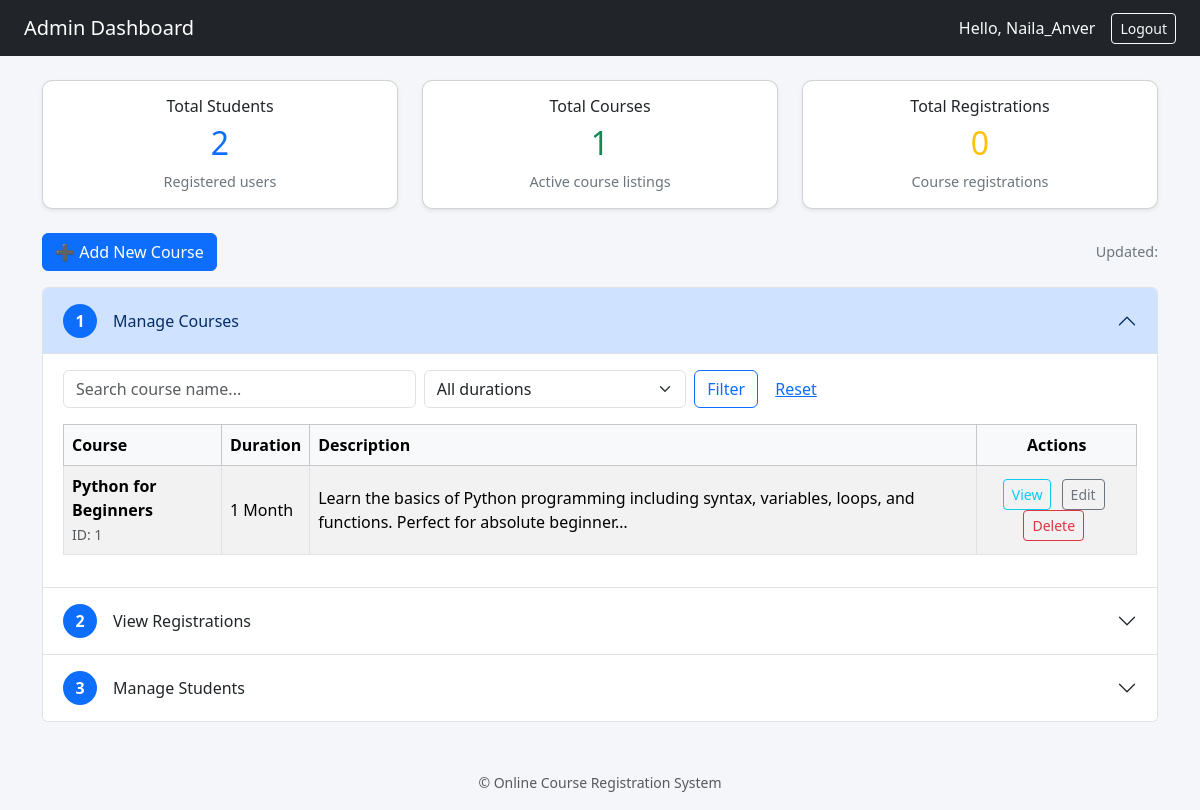
The page /admin_dashboard/ (signed in) on the database as committed earlier.
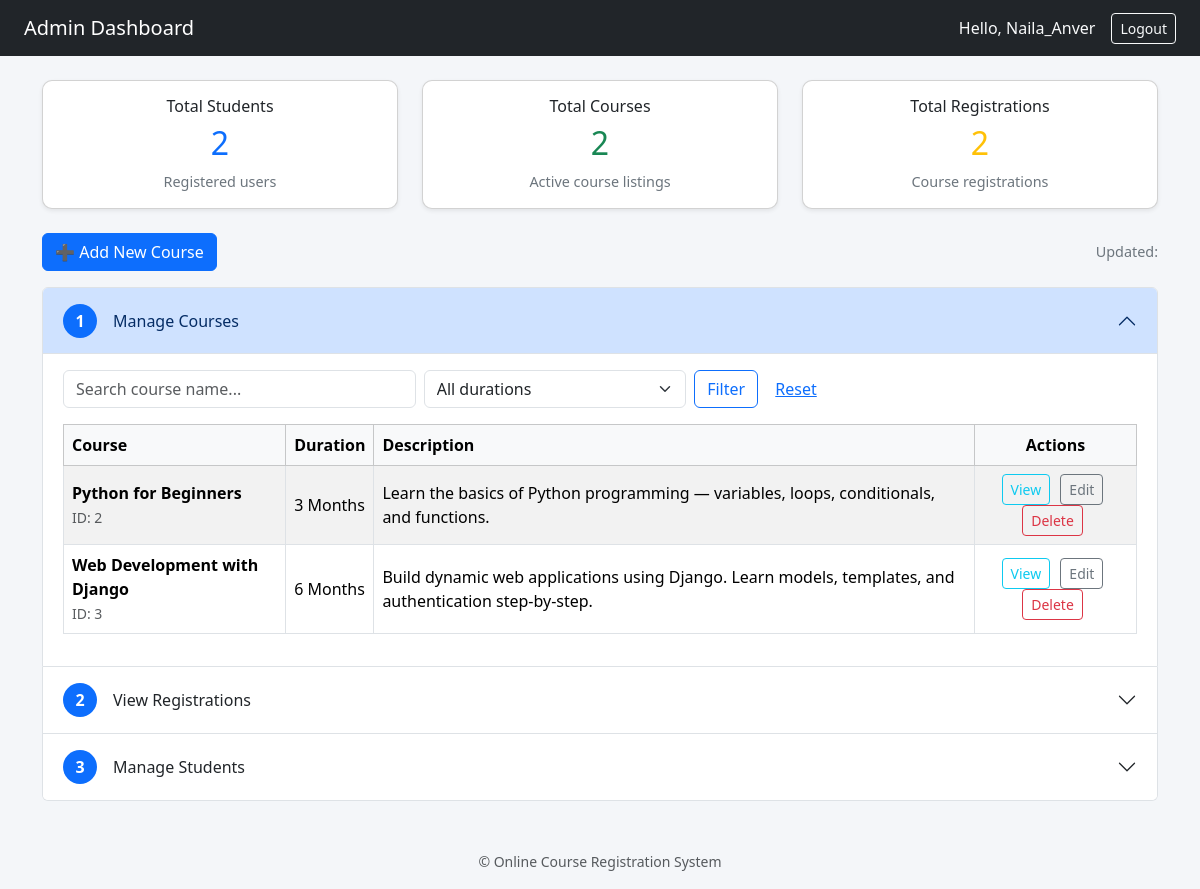
The same page on the database as committed later.
### course_app/models.py (models this page shows, shortened)
class Course(models.Model):
    DURATION_CHOICE = [
        ('1 Month', '1 Month'),
        ('3 Months', '3 Months'),
        ('6 Months', '6 Months'),
    ]
    course_name = models.CharField(max_length=100)
    duration = models.CharField(max_length=20,choices=DURATION_CHOICE)
    description = models.TextField()
    course_image = models.ImageField(upload_to='course_images/', blank=True, null=True)

### course_app/views.py (the view)
# urls.py: path('admin_dashboard/', views.admin_dashboard, name='admin_dashboard'),
@login_required
def admin_dashboard(request):
    if not request.user.is_superuser:
        return redirect('student_dashboard')
    q = request.GET.get('q', '')
    duration = request.GET.get('duration', '')
    courses = Course.objects.all()
    if q:
        courses = courses.filter(course_name__icontains=q)
    if duration:
        courses = courses.filter(duration__iexact=duration)
    registrations = Registration.objects.select_related('course').all()
    students = User.objects.filter(is_superuser=False).order_by('-date_joined')
    context = {
        'courses': courses,
        'registrations': registrations,
        'students': students,
        'total_courses': courses.count(),
        'total_students': students.count(),
        'total_registrations': registrations.count(),
    }
    return render(request, 'admin_dashboard.html', context)

### course_app/templates/admin_dashboard.html (shortened to what this page needs)
{% load static %}
<!DOCTYPE html>
<html lang="en">
<head>
  <link href="https://cdn.jsdelivr.net/npm/bootstrap@5.3.3/dist/css/bootstrap.min.css" rel="stylesheet" />
</head>
<body>
<nav class="navbar navbar-expand-lg navbar-dark bg-dark">
  <div class="container-fluid px-4">
    <a class="navbar-brand" href="#">Admin Dashboard</a>
    <div class="d-flex align-items-center">
      <span class="text-light me-3">Hello, {{ user.username|title }}</span>
      <a href="{% url 'logout' %}" class="btn btn-outline-light btn-sm">Logout</a>
    </div>
  </div>
</nav>
<div class="container mt-4">
  <div class="row g-4 mb-4">
    <div class="col-md-4">
      <div class="card shadow-sm p-3 text-center">
        <h6>Total Students</h6>
        <h2 class="text-primary">{{ total_students }}</h2>
        <div class="small-muted">Registered users</div>
      </div>
    </div>
    <div class="col-md-4">
      <div class="card shadow-sm p-3 text-center">
        <h6>Total Courses</h6>
        <h2 class="text-success">{{ total_courses }}</h2>
        <div class="small-muted">Active course listings</div>
      </div>
    </div>
    <div class="col-md-4">
      <div class="card shadow-sm p-3 text-center">
        <h6>Total Registrations</h6>
        <h2 class="text-warning">{{ total_registrations }}</h2>
        <div class="small-muted">Course registrations</div>
      </div>
    </div>
  </div>
  <div class="d-flex justify-content-between align-items-center mb-3">
    <div>
<a href="{% url 'add_course' %}" class="btn btn-primary">➕ Add New Course</a>
    </div>
    <div class="text-end small-muted">Updated: {{ now|date:"M d, Y H:i" }}</div>
  </div>
  <div class="accordion" id="adminSteps">
    <div class="accordion-item">
      <h2 class="accordion-header" id="headingCourses">
        <button class="accordion-button" type="button" data-bs-toggle="collapse" data-bs-target="#collapseCourses" aria-expanded="true" aria-controls="collapseCourses">
          <span class="step-badge me-3">1</span> Manage Courses
        </button>
      </h2>
      <div id="collapseCourses" class="accordion-collapse collapse show" aria-labelledby="headingCourses" data-bs-parent="#adminSteps">
        <div class="accordion-body">
          <form method="get" class="row g-2 mb-3" action="{% url 'admin_dashboard' %}">
            <div class="col-md-4">
              <input type="text" name="q" class="form-control" placeholder="Search course name..." value="{{ request.GET.q }}">
            </div>
            <div class="col-md-3">
              <select name="duration" class="form-select">
                <option value="">All durations</option>
              </select>
            </div>
            <div class="col-md-3">
              <button class="btn btn-outline-primary" type="submit">Filter</button>
              <a href="{% url 'admin_dashboard' %}" class="btn btn-link">Reset</a>
            </div>
          </form>
          <div class="table-responsive">
            <table class="table table-striped table-bordered align-middle">
              <thead class="table-light">
                <tr>
                  <th>Course</th>
                  <th>Duration</th>
                  <th>Description</th>
                  <th class="text-center">Actions</th>
                </tr>
              </thead>
              <tbody>
                {% for course in courses %}
                <tr>
                  <td>
                    <strong>{{ course.course_name }}</strong><br/>
                    <small class="text-muted">ID: {{ course.id }}</small>
                  </td>
                  <td>{{ course.duration }}</td>
                  <td>{{ course.description|truncatechars:120 }}</td>
                  <td class="text-center action-btns">
                    <a href="{% url 'course_detail' course.id %}" class="btn btn-sm btn-outline-info">View</a>
                    <button class="btn btn-sm btn-outline-secondary" data-bs-toggle="modal" data-bs-target="#editCourseModal{{ course.id }}">Edit</button>
                    <button class="btn btn-sm btn-outline-danger" data-bs-toggle="modal" data-bs-target="#deleteCourseModal{{ course.id }}">Delete</button>
                  </td>
                </tr>
                {% empty %}
                <tr>
                  <td colspan="5" class="text-center text-muted">No courses found.</td>
                </tr>
                {% endfor %}
              </tbody>
            </table>
          </div>
        </div>
      </div>
    </div>
    <div class="accordion-item">
      <h2 class="accordion-header" id="headingRegs">
        <button class="accordion-button collapsed" type="button" data-bs-toggle="collapse" data-bs-target="#collapseRegs" aria-expanded="false" aria-controls="collapseRegs">
          <span class="step-badge me-3">2</span> View Registrations
        </button>
      </h2>
    </div>
    <div class="accordion-item">
      <h2 class="accordion-header" id="headingStudents">
        <button class="accordion-button collapsed" type="button" data-bs-toggle="collapse" data-bs-target="#collapseStudents" aria-expanded="false" aria-controls="collapseStudents">
          <span class="step-badge me-3">3</span> Manage Students
        </button>
      </h2>
    </div>
  </div>
</div>
<footer class="text-center text-muted mt-5 mb-3">
  <small>© {{ now|date:"Y" }} Online Course Registration System</small>
</footer>
</body>
</html>

### course_app/templates/admin_dashboard.html (style rules this page uses)
body { background-color: #f4f6f9; }
.card { border-radius: 10px; }
.table th, .table td { vertical-align: middle; }
.step-badge { background:#0d6efd; color:#fff; border-radius:50%; width:34px; height:34px; display:inline-flex; align-items:center; justify-content:center; font-weight:600; }
.small-muted { font-size:.9rem; color:#6c757d; }
.action-btns > a, .action-btns > button { margin-right:6px; }

Rows that differ between the two databases and show on the page:
removed Course: course_name "Python for Beginners", id "1", duration "1 Month", description "Learn the basics of Python programming including syntax, variables, loops, and functions. Perfect for absolute beginner…"
added Course: course_name "Python for Beginners", id "2", duration "3 Months", description "Learn the basics of Python programming — variables, loops, conditionals, and functions."
added Course: course_name "Web Development with Django", id "3", duration "6 Months", description "Build dynamic web applications using Django. Learn models, templates, and authentication step-by-step."
Other text that changed with them:
{{ total_courses }}: "1" → "2"
{{ total_registrations }}: "0" → "2"
